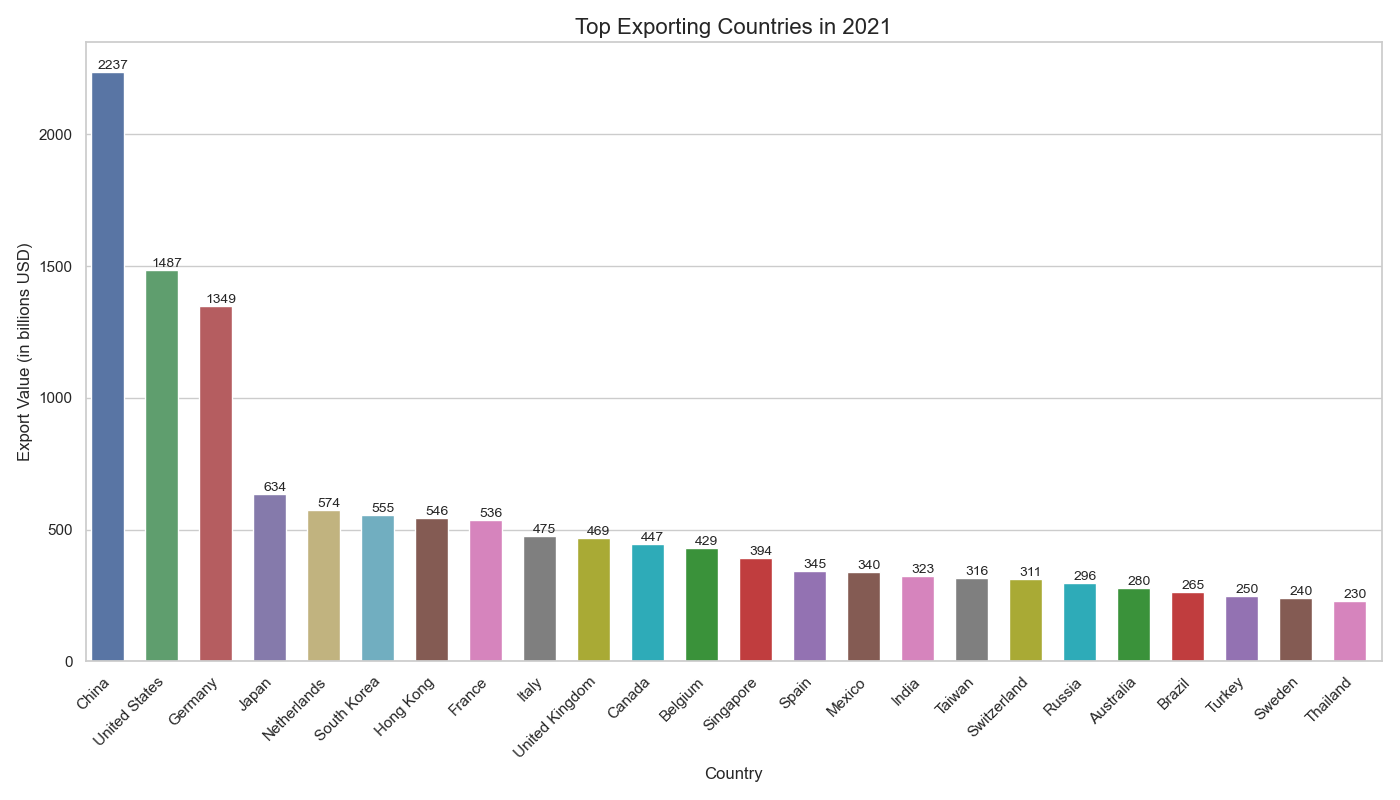

The script that drew this image:

import seaborn as sns
import pandas as pd
import matplotlib.pyplot as plt

# Create a DataFrame from the provided data
data = {
    'Country': [
        'China', 'United States', 'Germany', 'Japan', 'Netherlands',
        'South Korea', 'Hong Kong', 'France', 'Italy', 'United Kingdom',
        'Canada', 'Belgium', 'Singapore', 'Spain', 'Mexico',
        'India', 'Taiwan', 'Switzerland', 'Russia', 'Australia',
        'Brazil', 'Turkey', 'Sweden', 'Thailand'
    ],
    'Export Value': [
        2237, 1487, 1349, 634, 574, 
        555, 546, 536, 475, 469,
        447, 429, 394, 345, 340,
        323, 316, 311, 296, 280,
        265, 250, 240, 230
    ]
}
df = pd.DataFrame(data)

# Set the figure size and style
sns.set(style="whitegrid")
plt.figure(figsize=(14, 8))

# Create a vertical bar plot with custom color scheme and bar width
barplot = sns.barplot(
    x="Country",
    y="Export Value",
    data=df,
    palette=[
        '#4c72b0', '#55a868', '#c44e52', '#8172b3', '#ccb974',
        '#64b5cd', '#8c564b', '#e377c2', '#7f7f7f', '#bcbd22',
        '#17becf', '#2ca02c', '#d62728', '#9467bd', '#8c564b',
        '#e377c2', '#7f7f7f', '#bcbd22', '#17becf', '#2ca02c',
        '#d62728', '#9467bd', '#8c564b', '#e377c2'
    ],
    ci=None
)

# Customize the appearance
barplot.set_title('Top Exporting Countries in 2021', fontsize=16)
barplot.bar_label(barplot.containers[0], fmt='%.0f', fontsize=10)
barplot.set(xlabel="Country", ylabel="Export Value (in billions USD)")

# Adjust the bandwidth
for bar in barplot.containers[0]:
    bar.set_width(0.6)

# Rotate x-axis labels for better readability
plt.xticks(rotation=45, ha='right')

# Show the plot
plt.tight_layout()
plt.show()
